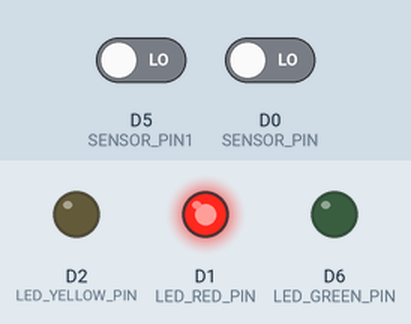
A sketch run on a simulated ESP8266 (NodeMCU). On the bench: output pins drawn as LEDs (lit = HIGH). The test bench sets the inputs (shaded band); at power-on: D5 (SENSOR_PIN1) LOW, D0 (SENSOR_PIN) LOW. WiFi joins after 1.5 s; servers stay silent unless stated; what the sketch prints to the serial monitor is not drawn.

Above: at 6.4 s.
At 11.7 s:
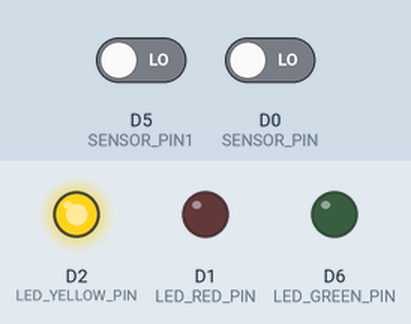
At 21.1 s:
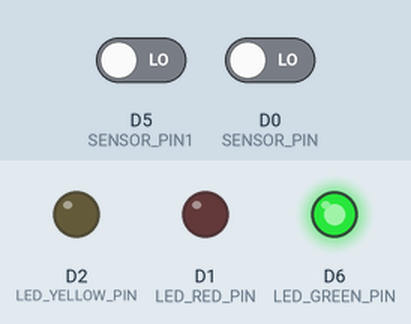
At 29.41 s:
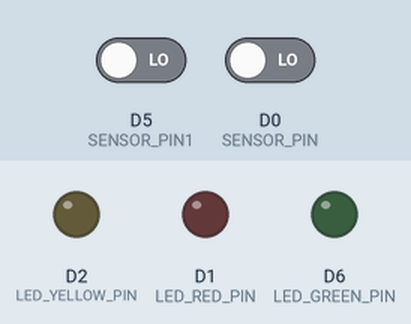
Timing chart, 0 to 37.7 s (numbered marks = the images above):
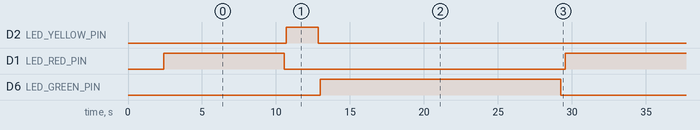

The sketch:

codeforboardone.ino
```cpp
#include <ESP8266WiFi.h>
#include <FirebaseArduino.h>

#define FIREBASE_HOST "blindfriendlytrafficsignal-default-rtdb.firebaseio.com" // Firebase host
#define FIREBASE_AUTH "PX3YtCPoAflP4D9zyZWuKU0fMjjjxuOE6iZgJ889" //Firebase Auth code
#define WIFI_SSID "AndroidAP_5607" //Enter your wifi Name
#define WIFI_PASSWORD "ccnacisco" // Enter your password

// Define pin numbers for LEDs and sensor
const int LED_RED_PIN = D1;
const int LED_YELLOW_PIN = D2;
const int LED_GREEN_PIN = D6;
const int SENSOR_PIN = D0;
const int SENSOR_PIN1 = D5;

// Define time intervals in milliseconds
const unsigned long RED_INTERVAL = 8000;
const unsigned long YELLOW_INTERVAL = 2000;
const unsigned long GREEN_INTERVAL = 8000;
unsigned long greenStartTime;

void setup() {
  // Initialize pins
  pinMode(LED_RED_PIN, OUTPUT);
  pinMode(LED_YELLOW_PIN, OUTPUT);
  pinMode(LED_GREEN_PIN, OUTPUT);
  pinMode(SENSOR_PIN, INPUT);
  pinMode(SENSOR_PIN1, INPUT);
   greenStartTime = 0;

   WiFi.begin(WIFI_SSID, WIFI_PASSWORD);
  Serial.print("Connecting");
  while (WiFi.status() != WL_CONNECTED) {
    Serial.print(".");
    delay(500);
  }
  Serial.println();
  Serial.println("Connected.");
  Serial.println(WiFi.localIP());
  Firebase.begin(FIREBASE_HOST, FIREBASE_AUTH);
  Firebase.set("LED_RED", 0);
  Firebase.set("LED_GREEN", 0);
  Firebase.set("LED_YELLOW", 0);
  Firebase.set("TCRT5000", 0);
  Firebase.set("TCRT50001", 0);
  Firebase.set("SOME_VALUE", 1);

}

void loop() {


  // Turn on red LED and update Firebase
  digitalWrite(LED_RED_PIN, HIGH);
  Firebase.setInt("LED_RED", 1);

  updateSensorValue(RED_INTERVAL);

  // Turn off red LED and turn on yellow LED
  digitalWrite(LED_RED_PIN, LOW);
  Firebase.setInt("LED_RED", 0);
  digitalWrite(LED_YELLOW_PIN, HIGH);
  Firebase.setInt("LED_YELLOW", 1);

  updateSensorValue(YELLOW_INTERVAL);

  // Turn off yellow LED and turn on green LED
  digitalWrite(LED_YELLOW_PIN, LOW);
  Firebase.setInt("LED_YELLOW", 0);
  digitalWrite(LED_GREEN_PIN, HIGH);
  Firebase.setInt("LED_GREEN", 1);
   greenStartTime = millis();
   updateSensorValue(GREEN_INTERVAL);


 unsigned long greenStartTime = millis();
  // Check if green interval is less than 3000 milliseconds
  while (millis() - greenStartTime < GREEN_INTERVAL) {
    if (millis() - greenStartTime > GREEN_INTERVAL - 3000) {
      Firebase.setInt("SOME_VALUE", 0); // Update value in Firebase
    }
    else if (millis() - greenStartTime < GREEN_INTERVAL - 3000) {
      Firebase.setInt("SOME_VALUE", 1);
    }
    //updateSensorValue(100); // Call the updateSensorValue function every 100ms
  }


  // Turn off green LED
  digitalWrite(LED_GREEN_PIN, LOW);
  Firebase.setInt("LED_GREEN", 0);
  Firebase.setInt("SOME_VALUE", 1);
}

void updateSensorValue(int interval) {
  unsigned long startTime = millis();
  while (millis() - startTime < interval) {
    int sensorValue = digitalRead(SENSOR_PIN);
    int sensorValue1 = digitalRead(SENSOR_PIN1);
    if(sensorValue == 1) {
      Firebase.setInt("TCRT5000", 0);
    } else {
      Firebase.setInt("TCRT5000", 1);
    }
    if(sensorValue1 == 1) {
      Firebase.setInt("TCRT50001", 0);
    } else {
      Firebase.setInt("TCRT50001", 1);
    }
    delay(100); // Delay to prevent reading the sensor too frequently
  }
}
```

Measured:
- by itself, D2 (LED_YELLOW_PIN): alternates HIGH for 2.2 s and LOW for 25.0 s
- by itself, D1 (LED_RED_PIN): alternates HIGH for 8.2 s and LOW for 19.0 s
- by itself, D6 (LED_GREEN_PIN): alternates HIGH for 16.3 s and LOW for 10.9 s
